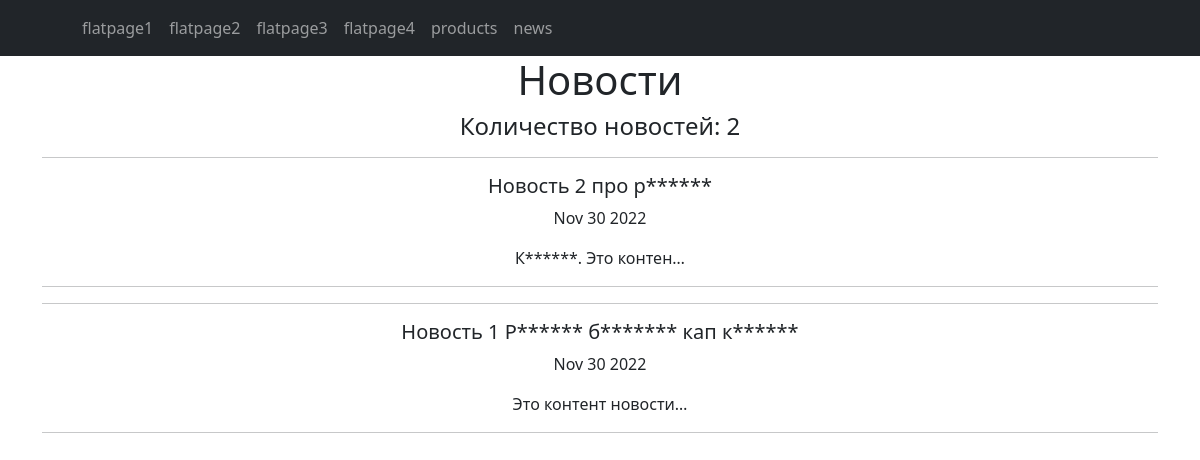
Page /news/ on the committed database.
### simpleapp/models.py (models this page shows, shortened)
class News1(models.Model):
    title = models.CharField(max_length=100)
    content = models.TextField()
    data = models.DateTimeField(auto_now_add=True)

### simpleapp/views.py (the view)
# urls.py: path('news/', NewsList.as_view()),
class NewsList(ListView):
    model = News1
    ordering = '-data'
    template_name = 'news.html'
    context_object_name = 'news'

### simpleapp/templatetags/custom_filters.py (called while the page is built)
@register.filter()
def censor(value):
    if type(value) is not str:
        raise ValueError
    obscene_words = ('редиск', 'баклажан', 'капуст')
    punctuations = ',.!?;:-'
    text = value.split()
    for i in range(len(text)):
        for check in obscene_words:
            if check in text[i].lower():
                if text[i][-1] in punctuations:
                    text[i] = f'{text[i][0]}{"*" * (len(text[i]) - 2)}{text[i][-1]}'
                else:
                    text[i] = f'{text[i][0]}{"*"*(len(text[i])-1)}'
    text = ' '.join(text)
    return f'{text} '

### templates/news.html (shortened to what this page needs)
{% extends 'flatpages/default.html' %}
{% load custom_filters %}
{% block content %}
<h1>Новости</h1>
<h4>Количество новостей: {{ news|length }}</h4>
{% for n in news %}
<div>
    <hr>
    <h5>{{ n.title | censor}}</h5>
    <p>{{ n.data | date:'M d Y' }}</p>
    <p>{{ n.content |truncatechars:20  | censor}}</p>
    <hr>
</div>
{% endfor %}
{% endblock content %}

### rows in the picture
News1: title|censor "Новость 2 про р******", data "Nov 30 2022", content|censor "К******. Это контен…"
News1: title|censor "Новость 1 Р****** б******* кап к******", data "Nov 30 2022", content|censor "Это контент новости…"

### other values in the picture
{{ news|length }} "2"
